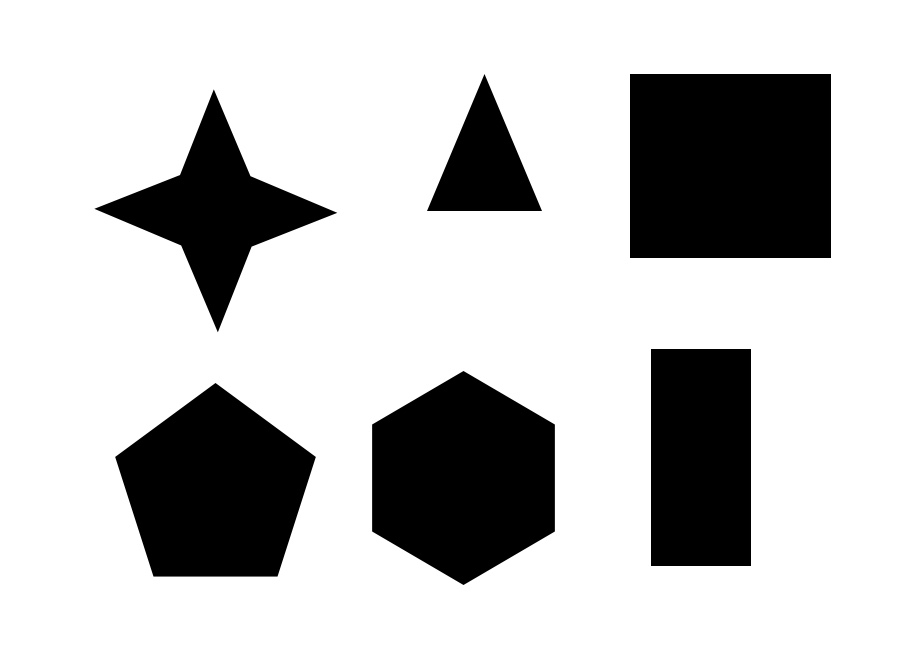
#> input picture resources/shapes.jpg, 909 x 670 px
$ jupyter execute --allow-errors '022.Shape Matching.ipynb'   (shell and % lines are left out)   (older library calls are emulated)
#> lines starting #> are read from the running program, lines starting #| are printed output that depends on the picture; after the words box and inside, x2 and y2 are one past the last pixel; in counts of white or black regions, pixels touching at a corner belong together; long printed decimals are rounded
### notebook_util.py
from functools import partial

def imshow(cv2, name, input, fig_size=None, cmap="gray"):
    """
    params:
        name - The "title" that would show on OpenCv window.
        input - the input data
        **the two params are the existing parameters in opencv.imshow**
        fig_size - receives a tuple for the image size to be printed in the notebook
        cmap - a matplotlib-compliant color map code to use in our image
    """
    ## by default, we'll infer the image rendering size by the input shape
    ## assuming a density of 80 dpi
    if fig_size is None:
        dpi = 80
        im_data = input
        try:
            height, width, depth = im_data.shape
        except:
            height, width = im_data.shape
        fig_size = width / float(dpi), height / float(dpi)

    try:
        input = cv2.cvtColor(input,cv2.COLOR_BGR2RGB)
    except :
        input = input

    import matplotlib.pyplot as plt
    get_ipython().magic(u'matplotlib inline')

    fig, ax = plt.subplots(figsize=fig_size)
    print("Showing Image: {}".format(name))
    ax.imshow(input, interpolation='none', aspect="auto", cmap=cmap)
    plt.show()

def override_imshow(cv2):
    ## from now on, cv2.imshow will call our function instead.
    cv2.imshow = partial(imshow, cv2)

### 022.Shape Matching.ipynb
#> (a cell that did not finish here is left out)

[cell 2]
import notebook_util
import cv2
from matplotlib import pyplot as plt
import numpy as np
notebook_util.override_imshow(cv2)

[cell 3]
# Load the shape template or reference image
image_data = cv2.imread('./resources/shapes.jpg', cv2.IMREAD_GRAYSCALE)
#> image_data is the input picture: shape (670, 909); min 0, max 255, mean 196.4
image_data = image_data[360:600,350:570]
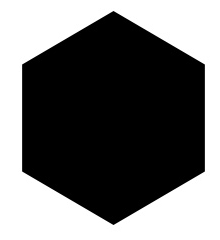
#> image_data: shape (240, 220); min 0, max 255, mean 113.4
cv2.imshow('Template', image_data)

[cell 4]
# Load the target image with the shapes we're trying to match
search_canvas = cv2.imread('resources/shapes2.jpg')
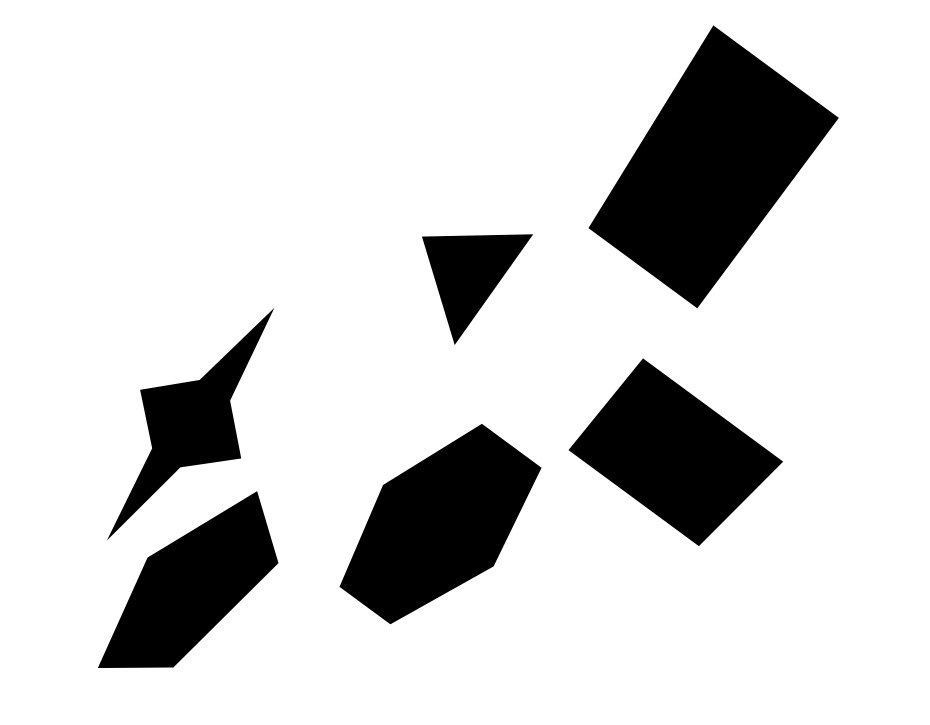
#> input picture resources/shapes2.jpg, 930 x 725 px
#> search_canvas is the input picture: shape (725, 930, 3); min 0, max 255, mean 213.9
kernel = np.ones((5,5), np.uint8)
search_canvas = cv2.erode(search_canvas, kernel, iterations = 1)
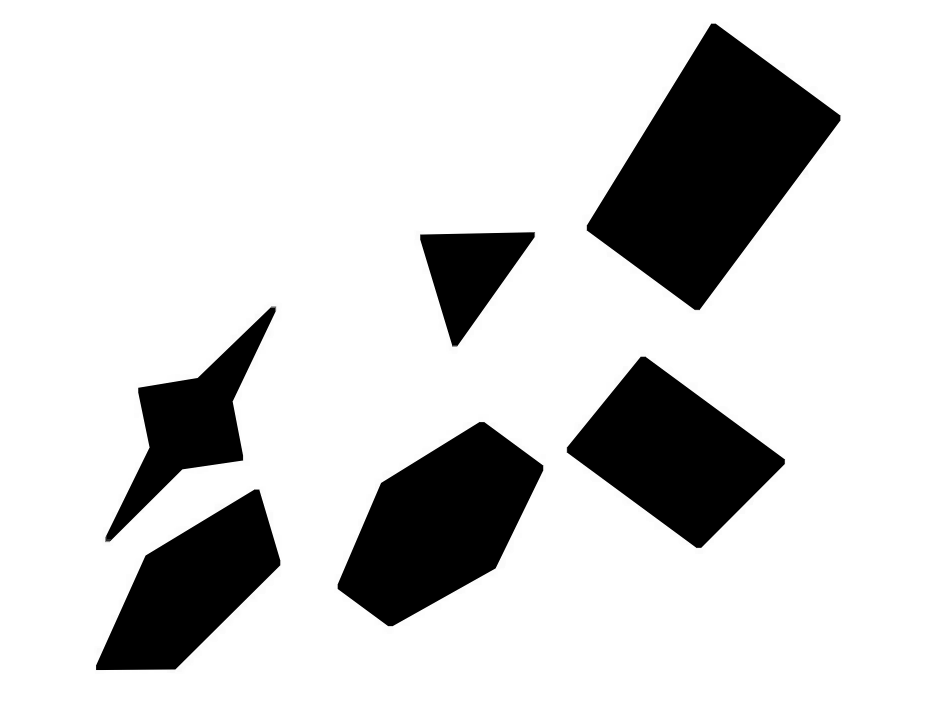
#> search_canvas: shape (725, 930, 3); min 0, max 255, mean 210.3
cv2.imshow("Search space", search_canvas)

[cell 5]
# Threshold both images first before using cv2.findContours
ret, thresh1 = cv2.threshold(image_data, 127, 255, 0)
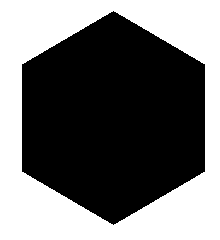
#> thresh1: shape (240, 220); 44.4% white; 1 white region, box (x1, y1, x2, y2) and area: (0, 0, 220, 240) 23445
gray_search_canvas = cv2.cvtColor(search_canvas, cv2.COLOR_BGR2GRAY)
ret, thresh2 = cv2.threshold(gray_search_canvas, 127, 255, 0)
#> thresh2: shape (725, 930); 82.5% white; 6 black regions

[cell 6]
# Find contours in template
_, contours, hierarchy = cv2.findContours(thresh1, cv2.RETR_CCOMP, cv2.CHAIN_APPROX_SIMPLE)
#> contours = 2 contours; box (x1, y1, x2, y2) and area: (0, 0, 220, 240) 52341, (21, 10, 206, 226) 29645
print("Number of contours found in the template: {}".format(len(contours)))
#| Number of contours found in the template: 2

[cell 7]
# We need to sort the contours by area so that we can remove the largest
# contour which is the image outline
sorted_contours = sorted(contours, key=cv2.contourArea, reverse=True)
#> sorted_contours has the same summary as contours

[cell 8]
# We extract the second largest contour which will be our template contour
template_contour = contours[1]
#> template_contour = contour of 310 points, box (x1, y1, x2, y2) (21, 10, 206, 226), area 29645

[cell 9]
# Extract contours from second target image
_, contours, hierarchy = cv2.findContours(thresh2, cv2.RETR_CCOMP, cv2.CHAIN_APPROX_SIMPLE)
#> contours = 7 contours; box (x1, y1, x2, y2) and area: (0, 0, 930, 725) 672596, (586, 23, 841, 311) 36989, (337, 421, 544, 627) 24097, (566, 356, 786, 549) 21673, (95, 489, 281, 671) 17642, (105, 306, 277, 542) 12142, (419, 231, 536, 347) 7147
contours = sorted(contours, key=cv2.contourArea, reverse=True)[1:]
#> contours = 6 contours; box (x1, y1, x2, y2) and area: (586, 23, 841, 311) 36989, (337, 421, 544, 627) 24097, (566, 356, 786, 549) 21673, (95, 489, 281, 671) 17642, (105, 306, 277, 542) 12142, (419, 231, 536, 347) 7147
print("Number of contours found in the search canvas: {}".format(len(contours)))
#| Number of contours found in the search canvas: 6

[cell 10]
for c in contours:
    # Iterate through each contour in the target image and
    # use cv2.matchShapes to compare contour shapes
    match = cv2.matchShapes(template_contour, c, 3, 0.0)
    # If the match value is less than 0.15 we

    if match < 0.5:
        closest_contour = c
        print(match)
#> this loop made 6 passes
#> match on passes 1 to 6: 0.0803, 0.0903, 0.0532, 0.171, 0.341, 0.116
#| 0.08025
#| 0.09032
#| 0.05317
#| 0.1714
#| 0.3414
#| 0.1157

cv2.drawContours(search_canvas, [closest_contour], -1, (0,0,255), 3)
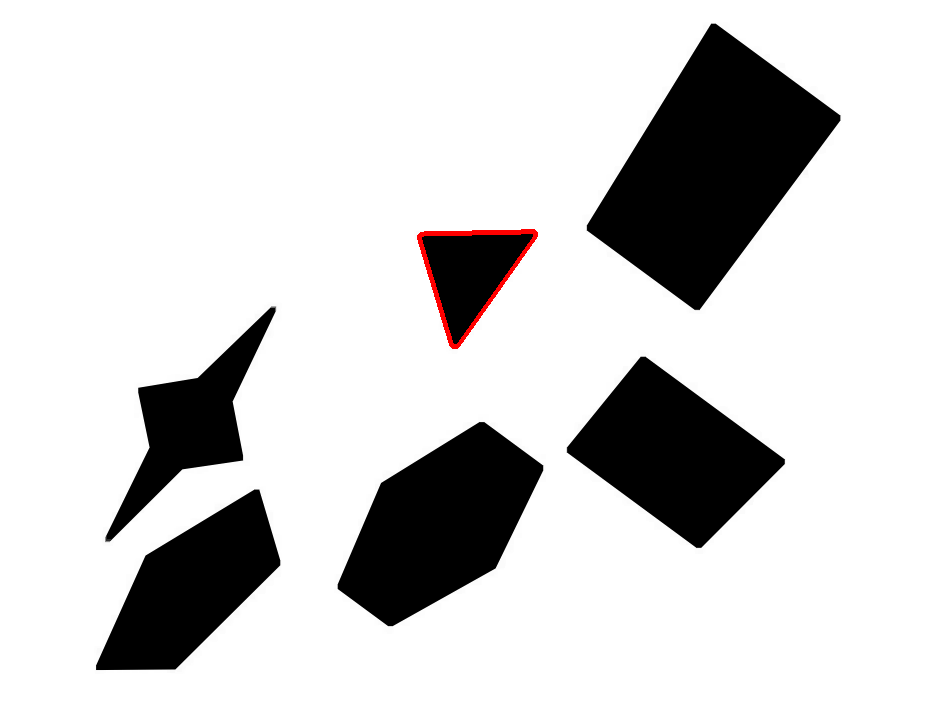
#> search_canvas: shape (725, 930, 3); 0.26% of pixels changed, all inside (x1, y1, x2, y2) = (417, 229, 538, 349)
cv2.imshow('Output???', search_canvas)
